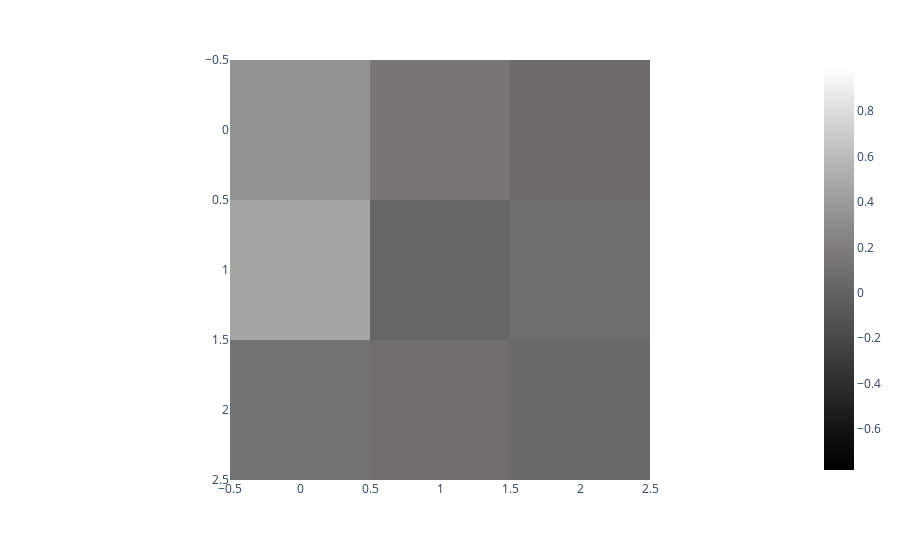

Here is the notebook cell this chart was saved with:
### Markdown cell above
#### Question 10

### Code cell
state = np.array([[ 0,  0,  0], 
                  [ 0,  0,  0], 
                  [ 0,  0,  0]])
print(state)

fig = px.imshow([[agent.Q[state,(0,0)], agent.Q[state,(0,1)], agent.Q[state,(0,2)]],
                 [agent.Q[state,(1,0)], agent.Q[state,(1,1)], agent.Q[state,(1,2)]],
                 [agent.Q[state,(2,0)], agent.Q[state,(2,1)], agent.Q[state,(2,2)]]], color_continuous_scale='gray', range_color=(min(agent.Q.Qtab.values()),max(agent.Q.Qtab.values())))
fig.show()

### Figure 1 — Plotly figure (JSON) as saved in the notebook; plotly's stock layout.template omitted (floating-point values rounded to 4 significant figures)
{"data": [{"coloraxis": "coloraxis", "hovertemplate": "x: %{x}<br>y: %{y}<br>color: %{z}<extra></extra>", "name": "0", "type": "heatmap", "xaxis": "x", "yaxis": "y", "z": [[0.348, 0.152, 0.06931], [0.4646, 0.03052, 0.08867], [0.123, 0.08205, 0.04986]]}], "layout": {"coloraxis": {"cmax": 0.9817, "cmin": -0.7815, "colorscale": [[0, "rgb(0, 0, 0)"], [0.09091, "rgb(16, 16, 16)"], [0.1818, "rgb(38, 38, 38)"], [0.2727, "rgb(59, 59, 59)"], [0.3636, "rgb(81, 80, 80)"], [0.4545, "rgb(102, 101, 101)"], [0.5455, "rgb(124, 123, 122)"], [0.6364, "rgb(146, 146, 145)"], [0.7273, "rgb(171, 171, 170)"], [0.8182, "rgb(197, 197, 195)"], [0.9091, "rgb(224, 224, 223)"], [1, "rgb(254, 254, 253)"]]}, "margin": {"t": 60}, "xaxis": {"anchor": "y", "constrain": "domain", "domain": [0, 1], "scaleanchor": "y"}, "yaxis": {"anchor": "x", "autorange": "reversed", "constrain": "domain", "domain": [0, 1]}}}
